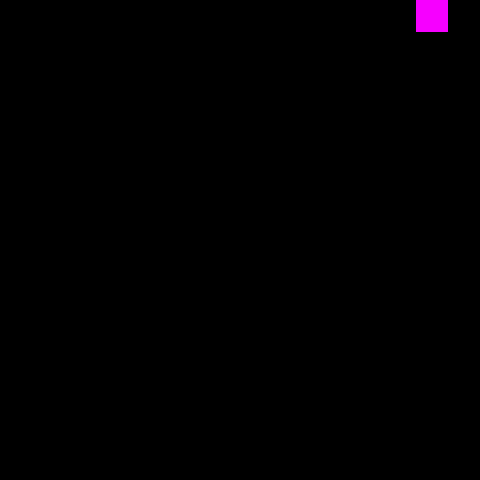

This game map was drawn from its Tiled (.tmx) file and the tilesets committed beside it. A one-line description and the trimmed map source follow:
An orthogonal 30x30 tile map with 16x16 px tiles, 2 tile layers (Solid, Finish), 2 tilesets.

<map version="1.0" orientation="orthogonal" width="30" height="30" tilewidth="16" tileheight="16">
 <tileset firstgid="1" name="yeah1" tilewidth="16" tileheight="16">
  <image source="yeah.png" width="32" height="32" />
 </tileset>
 <tileset firstgid="5" name="yeah2" tilewidth="16" tileheight="16">
  <image source="yeah2.png" width="32" height="32" />
 </tileset>
 <layer name="Solid" width="30" height="30">
  <data>[900 cells, 506 non-empty, 4 distinct tile ids]</data>
 </layer>
 <layer name="Finish" width="30" height="30">
  <data>[900 cells, 4 non-empty, 4 distinct tile ids]</data>
 </layer>
</map>
